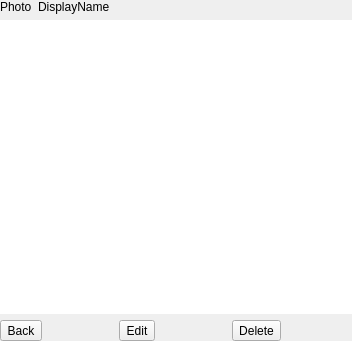
<?xml version="1.0" encoding="UTF-8"?>
<ui version="4.0">
 <class>ContactView</class>
 <widget class="QDialog" name="ContactView">
  <property name="geometry">
   <rect>
    <x>0</x>
    <y>0</y>
    <width>352</width>
    <height>341</height>
   </rect>
  </property>
  <property name="windowTitle">
   <string>Dialog</string>
  </property>
  <layout class="QVBoxLayout" name="verticalLayout">
   <property name="margin">
    <number>0</number>
   </property>
   <item>
    <layout class="QGridLayout" name="gridLayout" columnstretch="0,1">
     <item row="1" column="0" colspan="2">
      <widget class="QTreeWidget" name="twContPhones">
       <property name="sizePolicy">
        <sizepolicy hsizetype="Expanding" vsizetype="Expanding">
         <horstretch>0</horstretch>
         <verstretch>0</verstretch>
        </sizepolicy>
       </property>
       <property name="frameShape">
        <enum>QFrame::NoFrame</enum>
       </property>
       <property name="horizontalScrollBarPolicy">
        <enum>Qt::ScrollBarAlwaysOff</enum>
       </property>
       <property name="editTriggers">
        <set>QAbstractItemView::NoEditTriggers</set>
       </property>
       <property name="alternatingRowColors">
        <bool>true</bool>
       </property>
       <property name="selectionBehavior">
        <enum>QAbstractItemView::SelectRows</enum>
       </property>
       <property name="verticalScrollMode">
        <enum>QAbstractItemView::ScrollPerPixel</enum>
       </property>
       <property name="rootIsDecorated">
        <bool>false</bool>
       </property>
       <property name="uniformRowHeights">
        <bool>true</bool>
       </property>
       <property name="sortingEnabled">
        <bool>false</bool>
       </property>
       <property name="allColumnsShowFocus">
        <bool>true</bool>
       </property>
       <property name="wordWrap">
        <bool>true</bool>
       </property>
       <property name="columnCount">
        <number>4</number>
       </property>
       <attribute name="headerVisible">
        <bool>false</bool>
       </attribute>
       <attribute name="headerStretchLastSection">
        <bool>false</bool>
       </attribute>
       <column>
        <property name="text">
         <string notr="true">1</string>
        </property>
       </column>
       <column>
        <property name="text">
         <string notr="true">2</string>
        </property>
       </column>
       <column>
        <property name="text">
         <string notr="true">3</string>
        </property>
       </column>
       <column>
        <property name="text">
         <string notr="true">4</string>
        </property>
       </column>
      </widget>
     </item>
     <item row="2" column="0" colspan="2">
      <widget class="QFrame" name="frContView">
       <property name="frameShape">
        <enum>QFrame::NoFrame</enum>
       </property>
       <property name="frameShadow">
        <enum>QFrame::Raised</enum>
       </property>
       <layout class="QGridLayout" name="gridLayout_2">
        <property name="margin">
         <number>0</number>
        </property>
        <item row="0" column="2">
         <widget class="QToolButton" name="btContEdit">
          <property name="text">
           <string>Edit</string>
          </property>
          <property name="icon">
           <iconset resource="taki.qrc">
            <normaloff>:/icons/edit.png</normaloff>:/icons/edit.png</iconset>
          </property>
         </widget>
        </item>
        <item row="0" column="1">
         <spacer name="horizontalSpacer">
          <property name="orientation">
           <enum>Qt::Horizontal</enum>
          </property>
          <property name="sizeHint" stdset="0">
           <size>
            <width>40</width>
            <height>20</height>
           </size>
          </property>
         </spacer>
        </item>
        <item row="0" column="3">
         <spacer name="horizontalSpacer_2">
          <property name="orientation">
           <enum>Qt::Horizontal</enum>
          </property>
          <property name="sizeHint" stdset="0">
           <size>
            <width>40</width>
            <height>20</height>
           </size>
          </property>
         </spacer>
        </item>
        <item row="0" column="0">
         <widget class="QToolButton" name="btContBack">
          <property name="text">
           <string>Back</string>
          </property>
          <property name="icon">
           <iconset resource="taki.qrc">
            <normaloff>:/icons/arrow-left.png</normaloff>:/icons/arrow-left.png</iconset>
          </property>
         </widget>
        </item>
        <item row="0" column="4">
         <widget class="QToolButton" name="btContDelete">
          <property name="text">
           <string>Delete</string>
          </property>
          <property name="icon">
           <iconset resource="taki.qrc">
            <normaloff>:/icons/delete.png</normaloff>:/icons/delete.png</iconset>
          </property>
         </widget>
        </item>
        <item row="0" column="5">
         <spacer name="horizontalSpacer_3">
          <property name="orientation">
           <enum>Qt::Horizontal</enum>
          </property>
          <property name="sizeHint" stdset="0">
           <size>
            <width>40</width>
            <height>20</height>
           </size>
          </property>
         </spacer>
        </item>
       </layout>
      </widget>
     </item>
     <item row="0" column="0">
      <widget class="QLabel" name="lbContactPhoto">
       <property name="text">
        <string>Photo</string>
       </property>
       <property name="alignment">
        <set>Qt::AlignBottom|Qt::AlignLeading|Qt::AlignLeft</set>
       </property>
      </widget>
     </item>
     <item row="0" column="1">
      <widget class="QLabel" name="lbContactDisplayName">
       <property name="text">
        <string>DisplayName</string>
       </property>
       <property name="alignment">
        <set>Qt::AlignBottom|Qt::AlignLeading|Qt::AlignLeft</set>
       </property>
       <property name="wordWrap">
        <bool>true</bool>
       </property>
      </widget>
     </item>
    </layout>
   </item>
  </layout>
 </widget>
 <resources>
  <include location="taki.qrc"/>
 </resources>
 <connections>
  <connection>
   <sender>twContPhones</sender>
   <signal>itemClicked(QTreeWidgetItem*,int)</signal>
   <receiver>ContactView</receiver>
   <slot>onPhoneSelected(QTreeWidgetItem*,int)</slot>
   <hints>
    <hint type="sourcelabel">
     <x>144</x>
     <y>132</y>
    </hint>
    <hint type="destinationlabel">
     <x>113</x>
     <y>29</y>
    </hint>
   </hints>
  </connection>
  <connection>
   <sender>btContBack</sender>
   <signal>clicked()</signal>
   <receiver>ContactView</receiver>
   <slot>reject()</slot>
   <hints>
    <hint type="sourcelabel">
     <x>75</x>
     <y>320</y>
    </hint>
    <hint type="destinationlabel">
     <x>39</x>
     <y>301</y>
    </hint>
   </hints>
  </connection>
 </connections>
 <slots>
  <slot>onPhoneSelected(QTreeWidgetItem*,int)</slot>
 </slots>
</ui>
